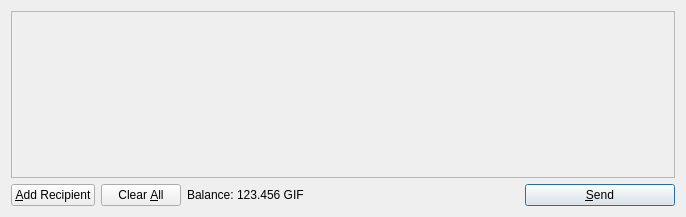
<?xml version="1.0" encoding="UTF-8"?>
<ui version="4.0">
 <class>SendCoinsDialog</class>
 <widget class="QDialog" name="SendCoinsDialog">
  <property name="geometry">
   <rect>
    <x>0</x>
    <y>0</y>
    <width>686</width>
    <height>217</height>
   </rect>
  </property>
  <property name="windowTitle">
   <string>Send Coins</string>
  </property>
  <layout class="QVBoxLayout" name="verticalLayout">
   <item>
    <widget class="QScrollArea" name="scrollArea">
     <property name="widgetResizable">
      <bool>true</bool>
     </property>
     <widget class="QWidget" name="scrollAreaWidgetContents">
      <property name="geometry">
       <rect>
        <x>0</x>
        <y>0</y>
        <width>666</width>
        <height>165</height>
       </rect>
      </property>
      <layout class="QVBoxLayout" name="verticalLayout_2">
       <property name="margin">
        <number>0</number>
       </property>
       <item>
        <layout class="QVBoxLayout" name="entries">
         <property name="spacing">
          <number>6</number>
         </property>
        </layout>
       </item>
       <item>
        <spacer name="verticalSpacer">
         <property name="orientation">
          <enum>Qt::Vertical</enum>
         </property>
         <property name="sizeHint" stdset="0">
          <size>
           <width>20</width>
           <height>40</height>
          </size>
         </property>
        </spacer>
       </item>
      </layout>
     </widget>
    </widget>
   </item>
   <item>
    <layout class="QHBoxLayout" name="horizontalLayout">
     <item>
      <widget class="QPushButton" name="addButton">
       <property name="toolTip">
        <string>Send to multiple recipients at once</string>
       </property>
       <property name="text">
        <string>&amp;Add Recipient</string>
       </property>
       <property name="icon">
        <iconset resource="../bitcoin.qrc">
         <normaloff>:/icons/add</normaloff>:/icons/add</iconset>
       </property>
       <property name="autoDefault">
        <bool>false</bool>
       </property>
      </widget>
     </item>
     <item>
      <widget class="QPushButton" name="clearButton">
       <property name="sizePolicy">
        <sizepolicy hsizetype="Minimum" vsizetype="Fixed">
         <horstretch>0</horstretch>
         <verstretch>0</verstretch>
        </sizepolicy>
       </property>
       <property name="toolTip">
        <string>Remove all transaction fields</string>
       </property>
       <property name="text">
        <string>Clear &amp;All</string>
       </property>
       <property name="icon">
        <iconset resource="../bitcoin.qrc">
         <normaloff>:/icons/remove</normaloff>:/icons/remove</iconset>
       </property>
       <property name="autoRepeatDelay">
        <number>300</number>
       </property>
       <property name="autoDefault">
        <bool>false</bool>
       </property>
      </widget>
     </item>
     <item>
      <layout class="QHBoxLayout" name="horizontalLayout_2">
       <property name="spacing">
        <number>3</number>
       </property>
       <item>
        <widget class="QLabel" name="label">
         <property name="text">
          <string>Balance:</string>
         </property>
        </widget>
       </item>
       <item>
        <widget class="QLabel" name="labelBalance">
         <property name="cursor">
          <cursorShape>IBeamCursor</cursorShape>
         </property>
         <property name="text">
          <string>123.456 GIF</string>
         </property>
         <property name="textInteractionFlags">
          <set>Qt::LinksAccessibleByMouse|Qt::TextSelectableByKeyboard|Qt::TextSelectableByMouse</set>
         </property>
        </widget>
       </item>
      </layout>
     </item>
     <item>
      <spacer name="horizontalSpacer">
       <property name="orientation">
        <enum>Qt::Horizontal</enum>
       </property>
       <property name="sizeHint" stdset="0">
        <size>
         <width>40</width>
         <height>20</height>
        </size>
       </property>
      </spacer>
     </item>
     <item>
      <widget class="QPushButton" name="sendButton">
       <property name="minimumSize">
        <size>
         <width>150</width>
         <height>0</height>
        </size>
       </property>
       <property name="toolTip">
        <string>Confirm the send action</string>
       </property>
       <property name="text">
        <string>&amp;Send</string>
       </property>
       <property name="icon">
        <iconset resource="../bitcoin.qrc">
         <normaloff>:/icons/send</normaloff>:/icons/send</iconset>
       </property>
       <property name="default">
        <bool>true</bool>
       </property>
      </widget>
     </item>
    </layout>
   </item>
  </layout>
 </widget>
 <resources>
  <include location="../bitcoin.qrc"/>
 </resources>
 <connections/>
</ui>
